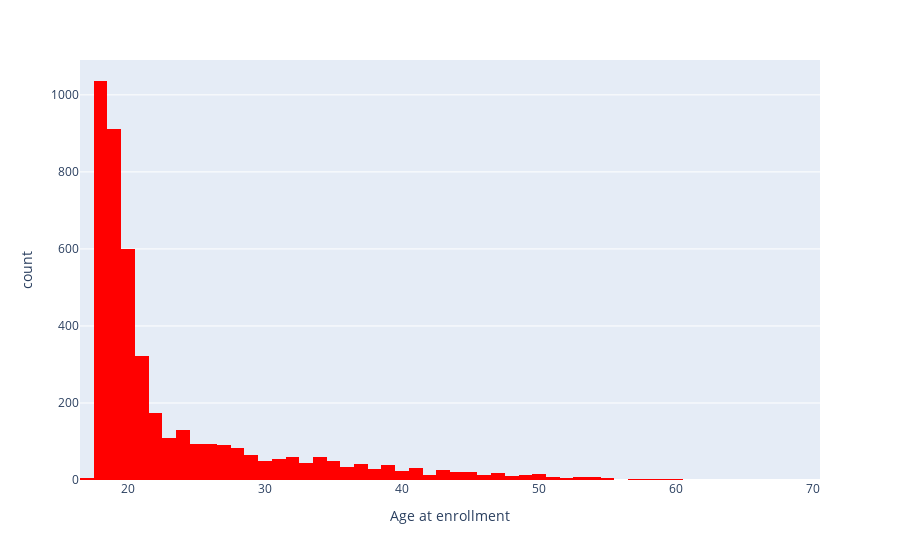

Notebook source saved alongside this figure:
### Code cell
px.histogram(df['Age at enrollment'], x='Age at enrollment',color_discrete_sequence=['red'])

### Figure 1 — Plotly figure (JSON) as saved in the notebook; plotly's stock layout.template omitted (floating-point values rounded to 4 significant figures; data arrays with more than 128 entries replaced by an {"elided": "..."} marker saying what was removed)
{"data": [{"alignmentgroup": "True", "bingroup": "x", "hovertemplate": "Age at enrollment=%{x}<br>count=%{y}<extra></extra>", "legendgroup": "", "marker": {"color": "red", "pattern": {"shape": ""}}, "name": "", "offsetgroup": "", "orientation": "v", "showlegend": false, "type": "histogram", "x": {"elided": "4424 int values"}, "xaxis": "x", "yaxis": "y"}], "layout": {"barmode": "relative", "legend": {"tracegroupgap": 0}, "margin": {"t": 60}, "xaxis": {"anchor": "y", "domain": [0, 1], "title": {"text": "Age at enrollment"}}, "yaxis": {"anchor": "x", "domain": [0, 1], "title": {"text": "count"}}}}
